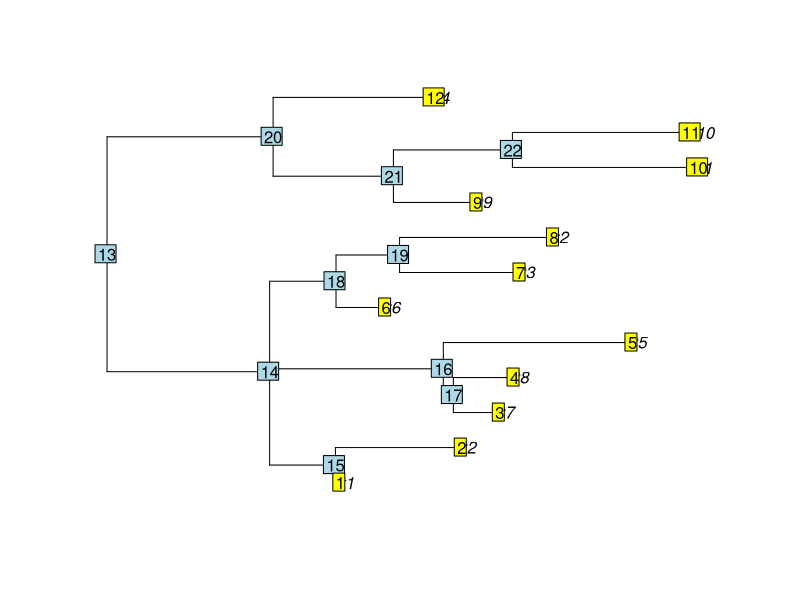
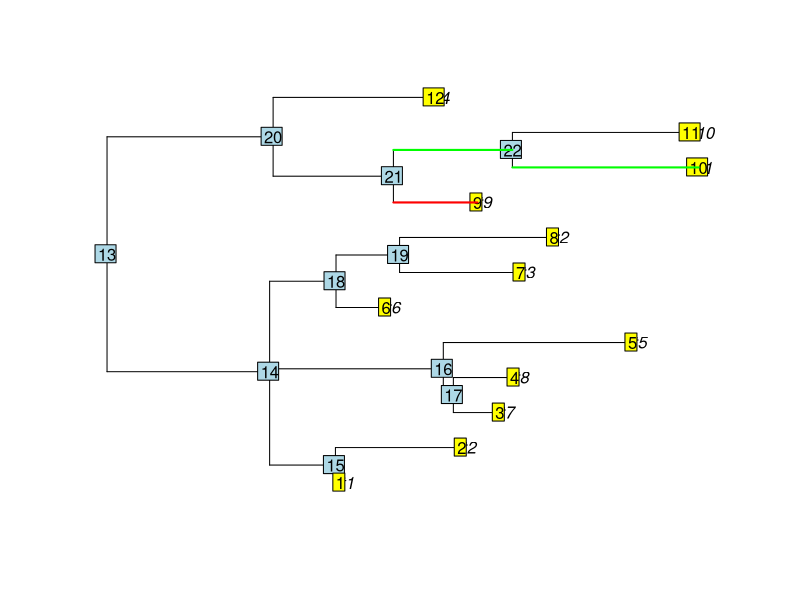
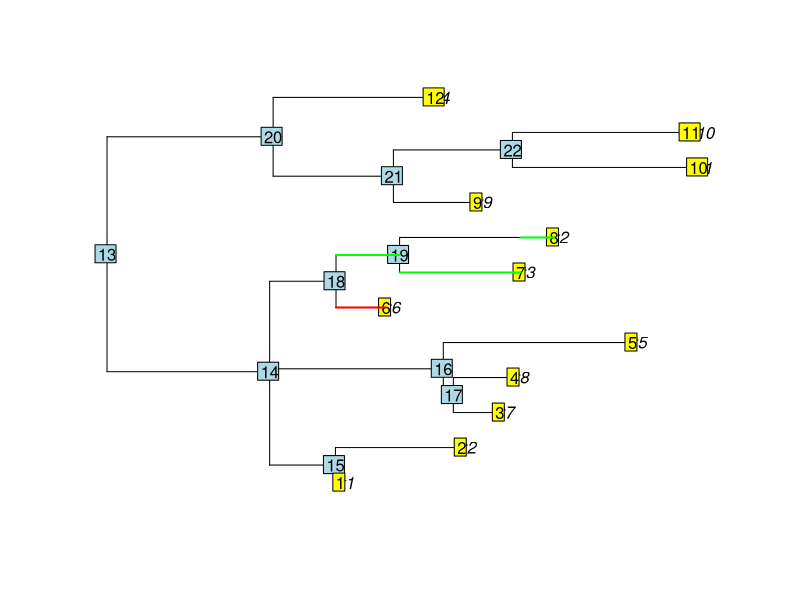
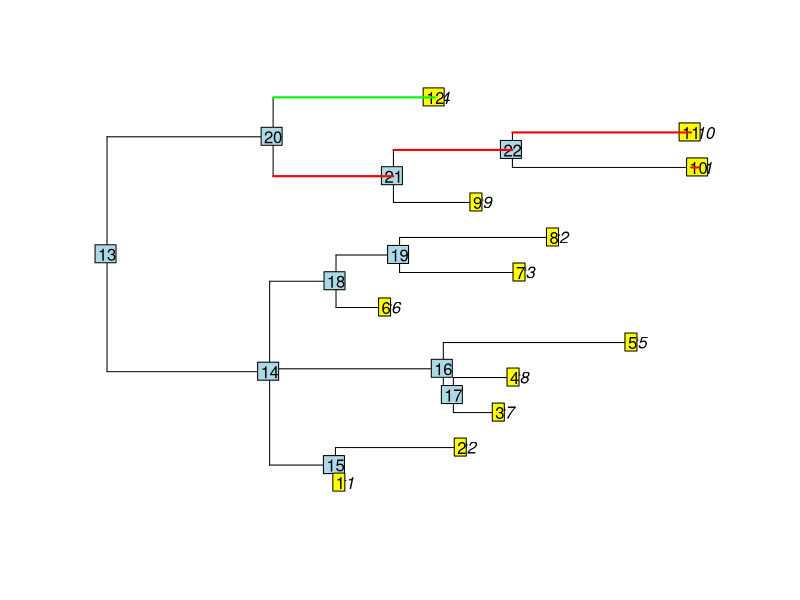
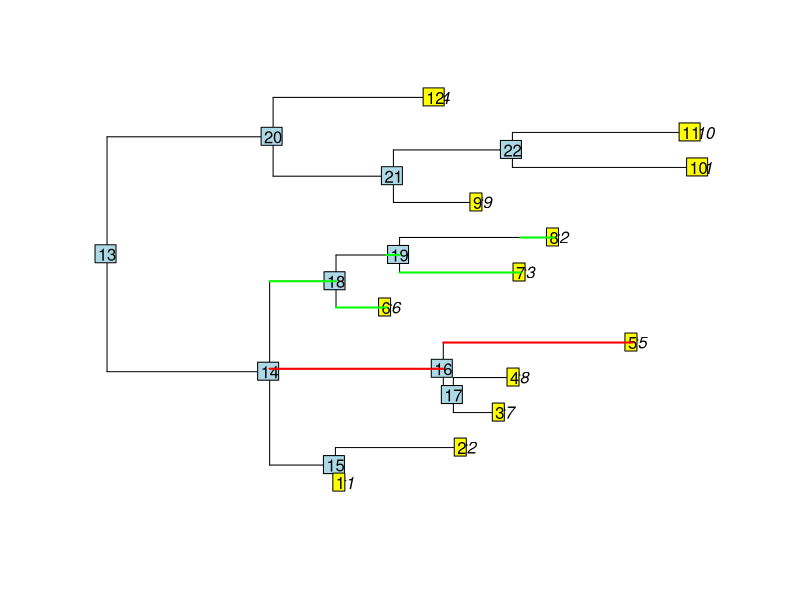

Recreate these plots in R, in order.
# Implementation of the non-layered tidy tree algo of Atze van der Ploeg (2014)
# SOFTWARE – PRACTICE AND EXPERIENCE
# Softw. Pract. Exper. 2014; 44:1467–1484
# Published online 19 July 2013 in Wiley Online Library (wileyonlinelibrary.com). DOI: 10.1002/spe.2213


# x is a tree (phylo)
# 
require(ape)


GetMinDistBetweenContours<- function(topcontour, bottomcontour) {
	## efficient way to compare top and bottom contour by only looking
	## at necessary pairs
	d<-NULL
	topi<-1
	boti<-1
	while((topi<=nrow(topcontour))&(boti<=nrow(bottomcontour))) {
		d<-c(d,bottomcontour[boti,]$y1-topcontour[topi,]$y1)
		if (bottomcontour[boti,]$x2<topcontour[topi,]$x2) boti<-boti+1
		else topi<-topi+1
	}
	return(min(d))
}


getContourFromSegments<-function(seg, which) {
	allx<-sort(unique(c(seg$x1, seg$x2)))
	newx2<-allx[2:length(allx)]
	if (which=="top")	{
		newy2i<-sapply(newx2, function(cx,se) which(cx>se$x1&cx<=se$x2)[which.max(se$y1[which(cx>se$x1&cx<=se$x2)])], se=seg)
	}
	if (which=="bottom") {
		newy2i<-sapply(newx2, function(cx,se) which(cx>se$x1&cx<=se$x2)[which.min(se$y1[which(cx>se$x1&cx<=se$x2)])], se=seg)
	}

	newx1<-allx[1:(length(allx)-1)]
	newy1i<-newy2i
	#we simplify segments by merging thsoe on same horiz  (bout à bout)
	where2mergei<-which((newy1i[2:length(newy1i)]-newy2i[1:(length(newy1i)-1)])==0)
	if(length(where2mergei)>0) {
		newx1<-newx1[-(where2mergei+1)]
		newy1i<-newy1i[-(where2mergei+1)]
		newx2<-newx2[-(where2mergei)]
		newy2i<-newy2i[-(where2mergei)]
	}

	newy1ok<-seg$y1[newy1i]
	newy2ok<-newy1ok
	newseg<-data.frame(x1=newx1, y1=newy1ok, x2=newx2, y2=newy2ok)
	##TODO: simplify new seg to remove segments "bout à bout"
	return(newseg)
}


segplot<-function(mat, col="red", lwd=2) {
	segments(mat[,1],mat[,2], mat[,3], mat[,4], col=col, lwd=lwd)
}


plottree<-function(edge, xy) {
	plot(xy, type="n", frame.plot=FALSE, axes=F, xlab="", ylab="")	
	X1<-xy$xx[edge[,1]]
	Y1<-xy$yy[edge[,2]]
	X2<-xy$xx[edge[,2]]
	Y2<-xy$yy[edge[,2]]
	segments(X1,Y1,X2,Y2)
	XX1<-X1
	YY1<-xy$yy[edge[,1]]
	XX2<-XX1
	YY2<-Y2
	segments(XX1, YY1,XX2,YY2)
}







	x<-read.tree(text="(((t1:0.02238364564,t2:0.575968103):0.3,((t7:0.2118051811,t8:0.2788739109):0.0458753889,t5:0.8623356319):0.7917935827,(t6:0.2282042881,(t3:0.5514625001,t2:0.7040172669):0.2897282881):0.3026764626):0.7412839716,((t9:0.3830648817,(t1:0.8488779333,t10:0.8147486809):0.542532298):0.5484476415,t4:0.7387184096):0.7571798237);")



	xy<-as.data.frame(plotPhyloCoor(x))
	xynew<-xy #will be updated to get the new coordinates at the end
	########## FOR DEV PURPOSE ONLY
	plot(x)
	nodelabels()
	tiplabels()
	####################

	#get basic tree info
	edge<-x$edge
	nbt<-Ntip(x)
	nbn<-Nnode(x)
	maxn<-nbt+nbn

	#prepare data
	oedge<-edge[match(1:maxn,edge[,2]),1]
	segofnodes<-data.frame(x1=xy$xx[oedge], y1=xy$yy, x2=xy$xx,y2=xy$yy)
	
	nodes<-order(xy$xx, decreasing=T)
	#first traversal: get contours for each node
	N<-list()
	for (n in nodes) {
		N[[n]]<-list()
		childs<-edge[edge[,1]==n,2]
		childs.ord<-childs[order(xy$yy[childs])] #childs orderd by y values (for 2nd traversal)
		# childbottom<-childs[order(xy$yy[childs])][1]
		# childtop<-childs[order(xy$yy[childs], decreasing=T)][1]
		desc<-c(childs,unlist(lapply(N[childs], function(x) x$desc)))
		# descbottom<-c(childbottom,unlist(lapply(N[childbottom], function(x) x$descbottom)))
		# desctop<-c(childtop,unlist(lapply(N[childtop], function(x) x$desctop)))



		descseg<-segofnodes[n,]
		segtop.pre<-rbind(descseg, do.call(rbind, lapply(N[childs], function(x) x$segtop)))
		segtop<-getContourFromSegments(segtop.pre, "top")

		segbottom.pre<-rbind(descseg, do.call(rbind, lapply(N[childs], function(x) x$segbottom)))
		segbottom<-getContourFromSegments(segbottom.pre, "bottom")

		N[[n]]$childs<-childs.ord
		N[[n]]$desc<-desc
		N[[n]]$segtop<-segtop
		N[[n]]$segbottom<-segbottom	



		## at each step we can look at the childs (they have already been treated by def)
		## et compute the movement (mod)
		if (n>nbt) { #we are in a node
			#for each child c in the correct order (childs.ord)
			#compare the top contour of c the bottom contour of c+1
			for (nn in 2:length(childs.ord)) {
				top<-N[[childs.ord[nn-1]]]$segtop
				bot<-N[[childs.ord[nn]]]$segbottom
				mindist<-GetMinDistBetweenContours(top, bot)
				print(mindist)
				if (mindist > 1) { ##There is room for tidying!
					mod<-mindist-1 #how much we can move down the top child.ord[nn]
					#now we change the contour y values accordingly
					print(N[[childs.ord[nn]]])
					print(paste("current node: ",n,sep=""))
					print(paste("we must move ",childs.ord[nn]," by ",mod, " down"), sep="")
					plot(x)
					nodelabels()
					tiplabels()
					segplot(top, col="red")
					segplot(bot, col="green")
					scan()
				}
			}
		}
	}
	# second traversal: compute for each subtree it's possible movement, given 
	# the distance between its bottom contour and the top contour of its bottom sibling subtree
	# at each node how much it should move down. 
	# We explore the tree by nodes in decreasing x values. We always move nodes down.
	# Childs are taken in in creasing y value order. (Because we always move nodes down)
